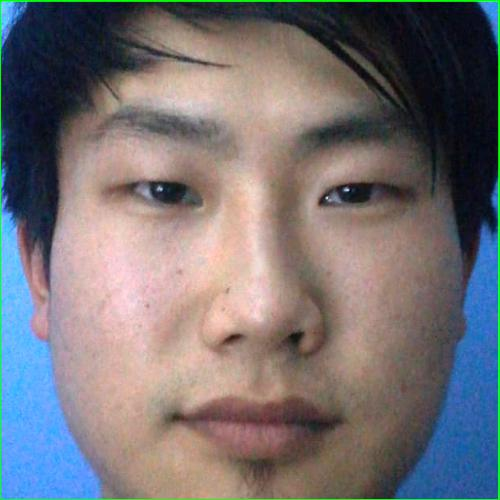
#> input picture Dataset/Jinwei/_IMG_0.jpg, 500 x 500 px; its folder holds only this picture in this run
$ jupyter execute --allow-errors 'IoT_Proj SVM + PCA.ipynb'
#> lines starting #> are read from the running program, lines starting #| are printed output that depends on the picture
#  Setting the face image data path

[cell 1]
IMAGE_PATH = "Dataset/"
IMAGE_LABELS = ["Jinwei/*.jpg","Lwando/*.jpg"]

# Importing the required Libraries

[cell 2]
import cv2
import numpy as np
import glob
import matplotlib.pyplot as plt

# Opening the images from the directory

[cell 3]
TRAINING_DATA = []
for y,x in enumerate(IMAGE_LABELS):
    for image in glob.glob(IMAGE_PATH+x):
        img = cv2.imread(image)
#> img is the input picture: shape (500, 500, 3); mean B, G, R 116.9, 113.8, 117.9
        img = cv2.resize(img,(20,20))
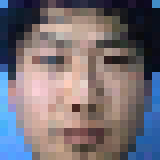
#> img: shape (20, 20, 3) (shown 8 times larger); mean B, G, R 118.2, 111.6, 119.1
        img = cv2.cvtColor(img,cv2.COLOR_BGR2GRAY) #converting the images to greyscale
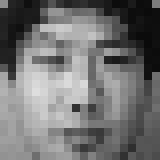
#> img: shape (20, 20) (shown 8 times larger); min 10, max 222, mean 114.6
        img = cv2.blur(img,(5,5)) #blurring the images using a 5x5 kernel
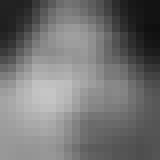
#> img: shape (20, 20) (shown 8 times larger); min 15, max 197, mean 114.8
        img = img.flatten()
#> img = 400 values, max 197 at index 225, min 15 at index 79, mean 114.8
        TRAINING_DATA.append([img,y])

#> (a cell that did not finish here is left out)

# Splitting the data into X and Y subsets

[cell 5]
TRAIN_X =[]
TRAIN_Y =[]
for i in TRAINING_DATA:
    TRAIN_X.append(i[0])
    TRAIN_Y.append(i[1])
#> this loop made 1 pass
#> after the loop, TRAIN_X = 1 item; TRAIN_Y = [0]

TRAIN_X = np.array(TRAIN_X,dtype=np.float32)
TRAIN_Y = np.array(TRAIN_Y)
